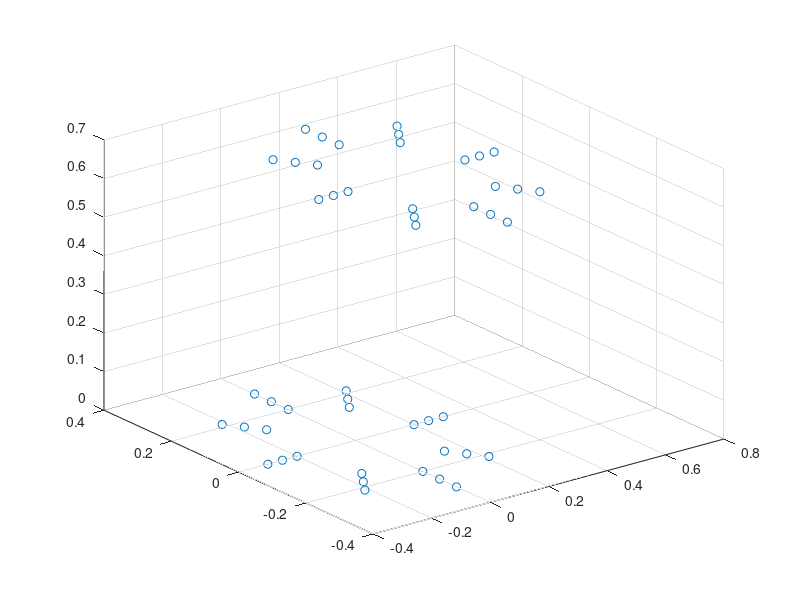

This figure's MATLAB source:
% Mesh generator, ME 280a HW 5

Nt = 2;         % number of layers
No = 12;         % number of elements in the theta direction

if mod(No, 2) ~= 0
    disp('No must be even!')
end

Nc = 8;                     % number of elements in circum. direction
num_nodes_per_elem = 4;     % linear elements

R = 1;          % radius of each arch
r = 0.2;        % radius of inner hole
t = 0.1;        % thickness of the tube wall

layer_thickness = t / (Nt);         % thickness of each ring
angle = (2*pi) / Nc;                % angle in horizontal plane


% in a particular horizontal (relative to tube axis) plane:

% global node numbering begins on the inner surface, and moves clockwise
% until reaching the outer surface

% each row represents one coordinate of a global node
coordinates = zeros(Nt * Nc, 3);
Angle = pi / (No / 2);

k = 1; % index for coordinate row
x = 0;
y = 0;
z = 0;

Theta = 0;



% find the x-coordinates of the No + 1 slices
x_centers = zeros(1, No + 1);
x_centers(1) = x;

theta_inc = pi / (No / 2);
theta = theta_inc;

% in the first half of the tube
for i = 2:((No/2) + 1)
    x_centers(i) = x_centers(1) + (R + t + r) * (1 - cos(theta));
    theta = theta + theta_inc;
end

% in the second half of the tube
j = i + 1;
second_part_start = x_centers(i);
for l = 2:((No/2) + 1)
    x_centers(j) = second_part_start + x_centers(l);
    j = j + 1;
end



% create a vector of the y-coordinates
z_centers = zeros(1, No + 1);
z_centers(1) = z;
theta = theta_inc;

% in the first half of the tube
for i = 2:((No/2) + 1)
    z_centers(i) = (R + t + r) * sin(theta);
    theta = theta + theta_inc;
end

% in the second half of the tube
j = i + 1;
for l = 2:((No/2) + 1)
    z_centers(j) = - z_centers(l);
    j = j + 1;
end




% mesh in the theta direction
for l = 1:2

    % for each plane
    theta = 0;
    dt = 0;          

    % meshes in a plane perpendicular to tube axis
    for j = 1:(Nt + 1) % create all layers of rings

        for i = 1:Nc % create a single ring

            % x-coordinate
            coordinates(k, 1) = x_centers(l) + (r + dt) * cos(theta);

            % y-coordinate
            coordinates(k, 2) = y + (r + dt) * sin(theta);

            % z-coordinate
            coordinates(k,3) = z_centers(l);

            k = k + 1;

            theta = theta + angle;
        end

        dt = dt + layer_thickness; % reset radius
        theta = 0; % reset angle
    end

    Theta = Theta + Angle;
    
    x = x + (R + t + r) * (1 - cos(Theta));
    y = y;
    z = z + (R + t + r) * sin(Theta);
end





X = coordinates(:,1);
Y = coordinates(:,2);
Z = coordinates(:,3);

scatter3(X,Y,Z)
